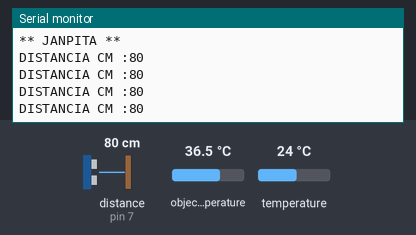
Bench run of a sketch on a simulated Arduino Uno, built with avr-gcc and run on an emulated ATmega328P. On the bench: the last lines printed to the serial monitor. Wiring (inferred from the names in the program): ultrasonic range finder: trigger pin 7; echo pin 7. The inputs (shaded band) are chosen by the test bench; at power-on: distance to the obstacle (sensor on pin 7) 80 cm, object temperature 36.5 °C, temperature 24 °C. The echo pulse lasts 58.3 µs per cm.

Above: at 1.2 s.
1.3 s: distance to the obstacle (sensor on pin 7) set to 2 cm
At 1.74 s:
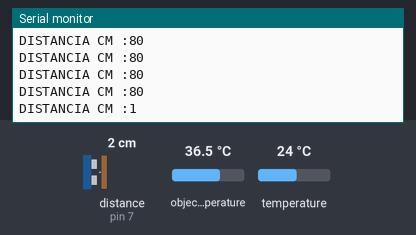
15.3 s: distance to the obstacle (sensor on pin 7) set to 4 cm
At 15.33 s:
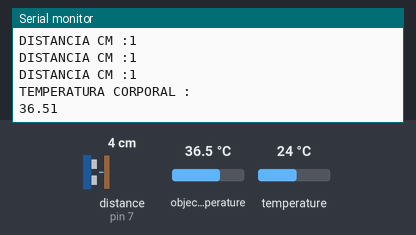
Timing chart, 0 to 18.3 s (numbered marks = the images above; inputs shaded):
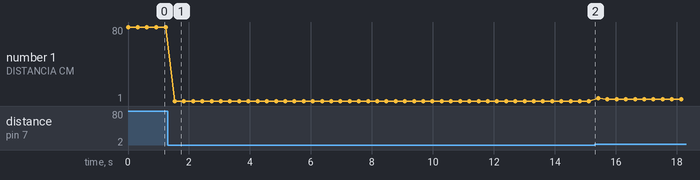

The sketch:

janpita.ino
```cpp
#include <Adafruit_MLX90614.h>

// Instanciamos el sensor de temperatura
Adafruit_MLX90614 sensorTemp = Adafruit_MLX90614();

unsigned long inicioMillis;
unsigned long actualMillis;
const unsigned long periodo = 0.25 * 60 * 1000; // 2 minutos

const int pingPin = 7; // Sensor de Ultrasonido

void setup() {

  inicioMillis = millis();

  // Inicializamos Variables
  // ...

  // Inicializar el Puerto Serial
  Serial.begin(115200);

  // Inicializamos Sensores / Puertos
  sensorTemp.begin();
  // Configurar modo fila

  Serial.println("** JANPITA **");
}

void loop() {

  long duracion, distancia; // Para el sensor de ultrasonido

  actualMillis = millis();

  // Realizamos la inicializacion del sensor de distancia
  pinMode(pingPin, OUTPUT);
  digitalWrite(pingPin, LOW);
  delayMicroseconds(2);
  digitalWrite(pingPin, HIGH);
  delayMicroseconds(5);
  digitalWrite(pingPin, LOW);

  // Realizamos la lectura de la distancia
  pinMode(pingPin, INPUT);
  duracion = pulseIn(pingPin, HIGH);

  distancia = duracionEnCentimetros(duracion);

  Serial.print("DISTANCIA CM :");
  Serial.println(distancia);

  if ( distancia > 170 ) {
    // mandar una alerta por Buzzer/Vibracion
  }

  if ( actualMillis - inicioMillis >= periodo ) {
    double temperaturaCorporal = sensorTemp.readObjectTempC();
    Serial.println("TEMPERATURA CORPORAL :");
    Serial.println(String(temperaturaCorporal, 2));

    if (temperaturaCorporal > 37.0) { // Hay fiebre
      // mandar una alerta por Buzzer/Vibracion
    }

    inicioMillis = actualMillis;
  }

  // Loop principal
  // Leer el sensor corporal de temperatura cada 5 min
  double temperaturaAmbiente = sensorTemp.readAmbientTempC();

  // Serial.println("TEMPERATURA AMBIENTE :");
  // Serial.println(String(temperaturaAmbiente, 2));

  // Sensor de ultrasonido
  // if (modoFila) {
    // distancia = sensorUltra.distance();
    // if (distancia < 150) {
      // mandar una alerta por Buzzer/Vibracion
    // }
  // }

  // MQ 134 - MQ 135 (dioxido de carbono y el monoxido de carbono)

  // Sensor de Pulso cardiaco y oximetro MAX30102

  // Retraso en ms
  delay(300);
}

long duracionEnCentimetros(long duracion) {
  // The speed of sound is 340 m/s or 29 microseconds per centimeter.
  // The ping travels out and back, so to find the distance of the object we
  // take half of the distance travelled.
  return duracion / 29 / 2;
}
```

Measured:
- after the input at 1.3 s, the serial monitor: prints a new line after 0.23 s (image 1)
- plotted number 1: 80 → 1 after the input at 1.3 s, 1 → 3 after the input at 15.3 s
